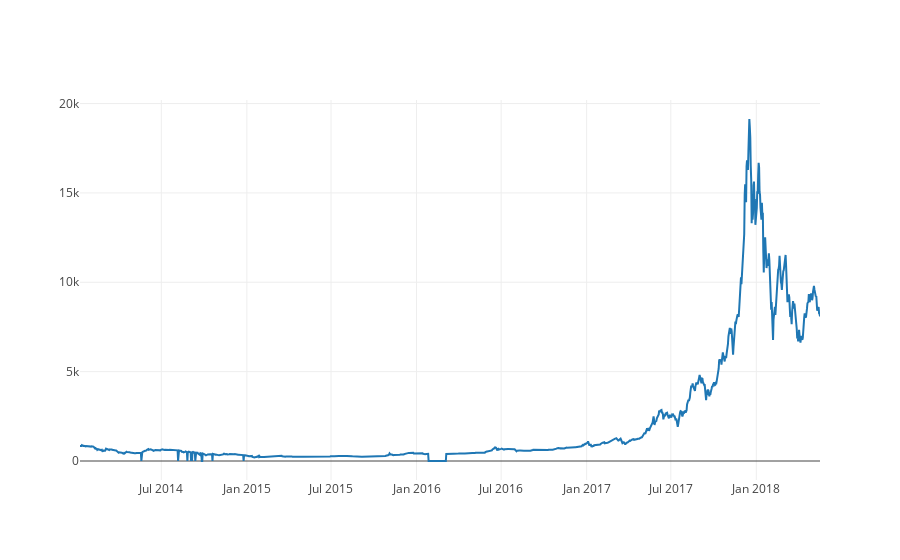

Notebook code for this chart:
### Markdown cell above
#### Ortalama kapanış değeri çizgi grafiği `Weighted Price`

### Code cell
traceBtc = go.Scatter(x=dataset.index, y=dataset['Weighted Price'], name= 'Price')
py.iplot([traceBtc])

### Figure 1 — Plotly figure (JSON) as saved in the notebook; plotly's stock layout.template omitted (floating-point values rounded to 4 significant figures; data arrays with more than 128 entries replaced by an {"elided": "..."} marker saying what was removed)
{"data": [{"name": "Price", "type": "scatter", "x": {"elided": "1593 str values"}, "y": {"elided": "1593 float values"}}], "layout": {}}
